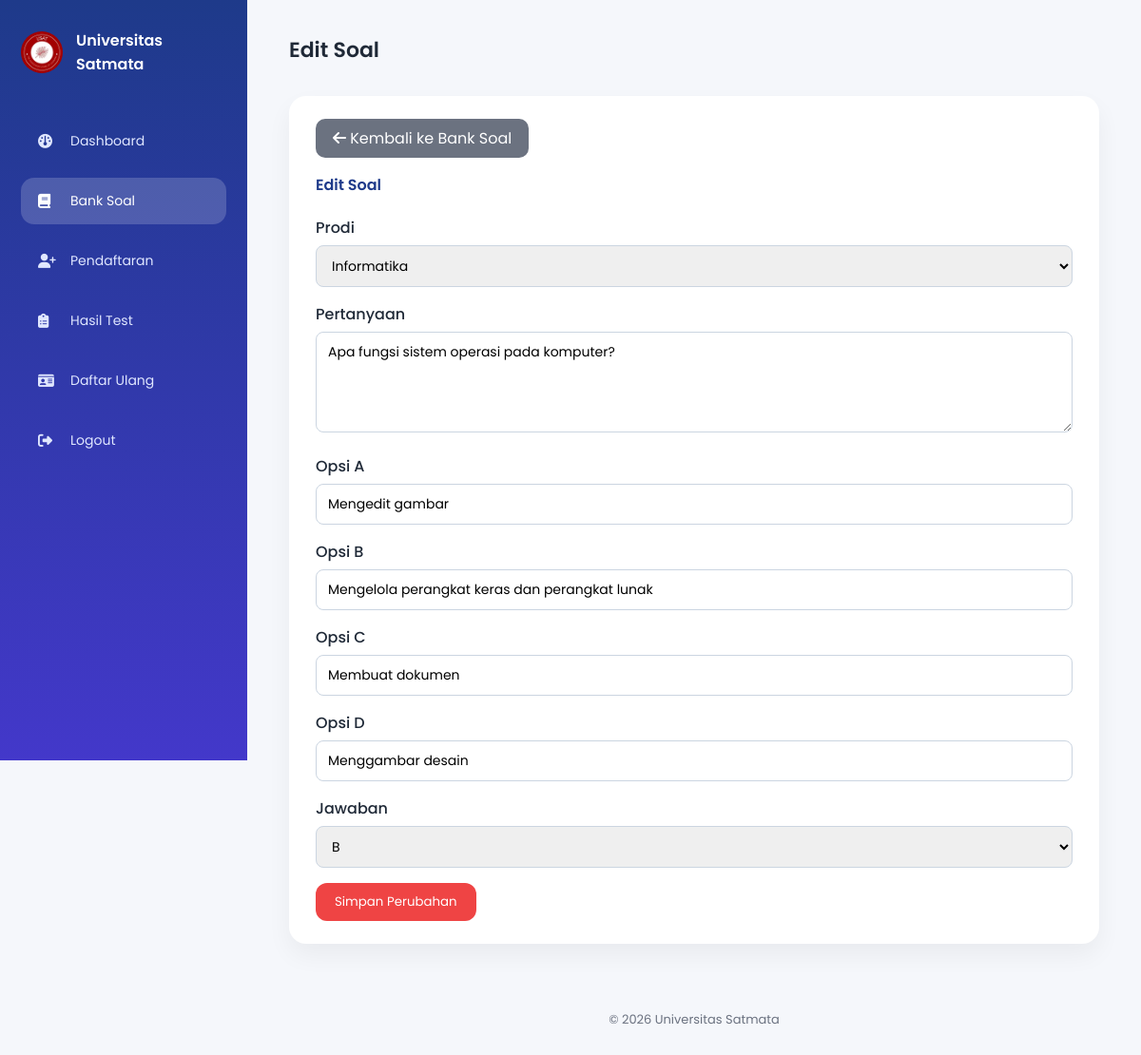
The page /admin/edit_soal.php?id=35 on the database its author committed.
### tables this page shows
CREATE TABLE `soal` (
  `id` int(11) NOT NULL,
  `pertanyaan` text DEFAULT NULL,
  `opsi_a` varchar(255) DEFAULT NULL,
  `opsi_b` varchar(255) DEFAULT NULL,
  `opsi_c` varchar(255) DEFAULT NULL,
  `opsi_d` varchar(255) DEFAULT NULL,
  `jawaban` enum('A','B','C','D') DEFAULT NULL,
  `created_at` timestamp NOT NULL DEFAULT current_timestamp(),
  `prodi` varchar(50) NOT NULL
);

### admin/edit_soal.php (the view, shortened to what this page needs)
<?php
include '../config.php';
$id = $_GET['id'] ?? '';
$q = mysqli_query($conn, "SELECT * FROM soal WHERE id='$id' LIMIT 1");
$soal = mysqli_fetch_assoc($q);
?>
<!DOCTYPE html>
<html lang="id">
<head>
<link rel="stylesheet" href="https://cdnjs.cloudflare.com/ajax/libs/font-awesome/6.5.0/css/all.min.css">
</head>
<body>
<div class="sidebar">
    <div class="brand">
        <img src="../assets/usat.jpg" alt="Logo">
        <h3>Universitas Satmata</h3>
    </div>
    <a href="dashboard_admin.php"><i class="fa-solid fa-gauge"></i> Dashboard</a>
    <a href="bank_soal.php" class="active"><i class="fa-solid fa-book"></i> Bank Soal</a>
    <a href="admin_pendaftaran.php"><i class="fa-solid fa-user-plus"></i> Pendaftaran</a>
    <a href="hasil_test_admin.php"><i class="fa-solid fa-clipboard-list"></i> Hasil Test</a>
    <a href="daftar_ulang_admin.php"><i class="fa-solid fa-id-card"></i> Daftar Ulang</a>
    <a href="logout_admin.php"><i class="fa-solid fa-right-from-bracket"></i> Logout</a>
</div>
<div class="main">
<div class="header">
    <h2>Edit Soal</h2>
</div>
<div class="form-card">
<a href="bank_soal.php" class="btn-back"><i class="fa-solid fa-arrow-left"></i> Kembali ke Bank Soal</a>
<h4>Edit Soal</h4>
<form action="proses_edit_soal.php" method="POST">
    <div class="mb-3">
        <label>Prodi</label>
        <select name="prodi">
            <option value="Informatika" <?= $soal['prodi']=='Informatika'?'selected':'' ?>>Informatika</option>
        </select>
    </div>
    <div class="mb-3">
        <label>Pertanyaan</label>
        <textarea name="pertanyaan" rows="4"><?= htmlspecialchars($soal['pertanyaan']); ?></textarea>
    </div>
    <div class="mb-3">
        <label>Opsi A</label>
        <input type="text" name="opsi_a" value="<?= htmlspecialchars($soal['opsi_a']); ?>">
    </div>
    <div class="mb-3">
        <label>Opsi B</label>
        <input type="text" name="opsi_b" value="<?= htmlspecialchars($soal['opsi_b']); ?>">
    </div>
    <div class="mb-3">
        <label>Opsi C</label>
        <input type="text" name="opsi_c" value="<?= htmlspecialchars($soal['opsi_c']); ?>">
    </div>
    <div class="mb-3">
        <label>Opsi D</label>
        <input type="text" name="opsi_d" value="<?= htmlspecialchars($soal['opsi_d']); ?>">
    </div>
    <div class="mb-3">
        <label>Jawaban</label>
        <select name="jawaban">
            <option value="B" <?= $soal['jawaban']=='B'?'selected':'' ?>>B</option>
        </select>
    </div>
    <button type="submit">Simpan Perubahan</button>
</form>
</div>
<footer>© <?= date('Y') ?> Universitas Satmata</footer>
</div>
</body>
</html>

### admin/edit_soal.php (style rules this page uses)
* { margin:0;padding:0;box-sizing:border-box;font-family:'Poppins',sans-serif }
body { background:#f5f7fb;display:flex;color:#1f2937;min-height:100vh }
.sidebar { width:260px; min-height:100vh; position:fixed; background:linear-gradient(180deg,#1e3a8a,#4338ca); padding:30px 22px; color:#fff; }
.sidebar .brand { display:flex; align-items:center; gap:14px; margin-bottom:44px; }
.sidebar img { width:44px; height:44px; border-radius:50%; object-fit:cover; }
.sidebar h3 { font-size:16px;font-weight:600 }
.sidebar a { display:flex; align-items:center; gap:14px; padding:14px 18px; margin-bottom:14px; border-radius:14px; color:#e0e7ff; text-decoration:none; font-size:14px; transition:.25s }
.sidebar a i { width:20px;font-size:15px }
.sidebar a.active, .sidebar a:hover { background:rgba(255,255,255,.18);color:#fff }
.main { margin-left:260px;width:100%;padding:36px 44px }
.header { display:flex; justify-content:space-between; align-items:center; margin-bottom:32px; }
.header h2 { font-size:22px;font-weight:600 }
.form-card { background:#fff; padding:24px 28px; border-radius:18px; box-shadow:0 12px 26px rgba(0,0,0,.05); max-width:900px; margin-bottom:40px; margin-left:auto; margin-right:auto; }
.form-card h4 { margin-bottom:20px; color:#1e3a8a; font-weight:600; }
.form-card .mb-3 { margin-bottom:16px; }
.form-card label { display:block; font-weight:500; margin-bottom:6px; }
.form-card input, .form-card textarea, .form-card select { width:100%; padding:10px 12px; border-radius:8px; border:1px solid #cbd5e1; font-size:14px; }
.form-card textarea { resize:vertical; }
.form-card button { background:#ef4444; color:#fff; padding:10px 20px; border:none; border-radius:12px; cursor:pointer; transition:.3s; }
.btn-back { display:inline-block; margin-bottom:16px; padding:8px 18px; border-radius:10px; background:#6b7280; color:#fff; text-decoration:none; transition:.3s; }
footer { margin:70px 0 20px; text-align:center; font-size:13px; color:#6b7280; }

### rows shown on the page
soal: pertanyaan "Apa fungsi sistem operasi pada komputer?", opsi_a "Mengedit gambar", opsi_b "Mengelola perangkat keras dan perangkat lunak", opsi_c "Membuat dokumen", opsi_d "Menggambar desain", jawaban "B"
